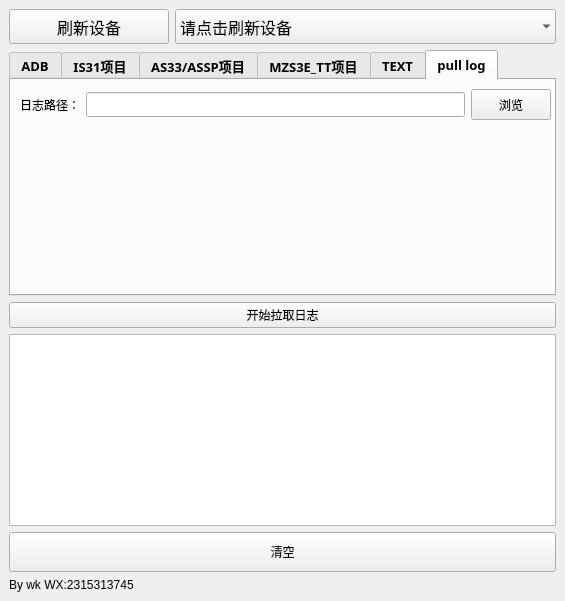
<?xml version="1.0" encoding="UTF-8"?>
<ui version="4.0">
 <author>王克</author>
 <class>MainWindow</class>
 <widget class="QMainWindow" name="MainWindow">
  <property name="geometry">
   <rect>
    <x>0</x>
    <y>0</y>
    <width>565</width>
    <height>601</height>
   </rect>
  </property>
  <property name="sizePolicy">
   <sizepolicy hsizetype="Expanding" vsizetype="Expanding">
    <horstretch>0</horstretch>
    <verstretch>0</verstretch>
   </sizepolicy>
  </property>
  <property name="minimumSize">
   <size>
    <width>509</width>
    <height>600</height>
   </size>
  </property>
  <property name="maximumSize">
   <size>
    <width>16777215</width>
    <height>16777215</height>
   </size>
  </property>
  <property name="font">
   <font>
    <family>Franklin Gothic Medium</family>
   </font>
  </property>
  <property name="acceptDrops">
   <bool>true</bool>
  </property>
  <property name="windowTitle">
   <string>ADBTools</string>
  </property>
  <property name="styleSheet">
   <string notr="true">QPushbutton{
	background-color:#4682b4;
	color:shite;
}
</string>
  </property>
  <property name="iconSize">
   <size>
    <width>16</width>
    <height>16</height>
   </size>
  </property>
  <property name="animated">
   <bool>false</bool>
  </property>
  <widget class="QWidget" name="centralwidget">
   <property name="sizePolicy">
    <sizepolicy hsizetype="Preferred" vsizetype="Preferred">
     <horstretch>0</horstretch>
     <verstretch>0</verstretch>
    </sizepolicy>
   </property>
   <layout class="QVBoxLayout" name="verticalLayout_3">
    <item>
     <layout class="QFormLayout" name="formLayout_3">
      <item row="0" column="0">
       <widget class="QPushButton" name="RefreshButton">
        <property name="sizePolicy">
         <sizepolicy hsizetype="Minimum" vsizetype="Minimum">
          <horstretch>0</horstretch>
          <verstretch>0</verstretch>
         </sizepolicy>
        </property>
        <property name="minimumSize">
         <size>
          <width>160</width>
          <height>35</height>
         </size>
        </property>
        <property name="maximumSize">
         <size>
          <width>16777215</width>
          <height>35</height>
         </size>
        </property>
        <property name="font">
         <font>
          <family>Arial</family>
          <pointsize>12</pointsize>
         </font>
        </property>
        <property name="text">
         <string>刷新设备</string>
        </property>
       </widget>
      </item>
      <item row="0" column="1">
       <widget class="QComboBox" name="ComboxButton">
        <property name="sizePolicy">
         <sizepolicy hsizetype="Minimum" vsizetype="Minimum">
          <horstretch>0</horstretch>
          <verstretch>0</verstretch>
         </sizepolicy>
        </property>
        <property name="minimumSize">
         <size>
          <width>0</width>
          <height>35</height>
         </size>
        </property>
        <property name="maximumSize">
         <size>
          <width>16777215</width>
          <height>35</height>
         </size>
        </property>
        <property name="baseSize">
         <size>
          <width>0</width>
          <height>0</height>
         </size>
        </property>
        <property name="font">
         <font>
          <family>Arial</family>
          <pointsize>12</pointsize>
         </font>
        </property>
        <property name="editable">
         <bool>false</bool>
        </property>
        <property name="currentText">
         <string notr="true">请点击刷新设备</string>
        </property>
        <property name="currentIndex">
         <number>0</number>
        </property>
        <property name="maxVisibleItems">
         <number>60</number>
        </property>
        <property name="iconSize">
         <size>
          <width>16</width>
          <height>16</height>
         </size>
        </property>
        <property name="placeholderText">
         <string/>
        </property>
        <property name="frame">
         <bool>false</bool>
        </property>
        <item>
         <property name="text">
          <string>请点击刷新设备</string>
         </property>
        </item>
       </widget>
      </item>
     </layout>
    </item>
    <item>
     <widget class="QTabWidget" name="tabWidget">
      <property name="enabled">
       <bool>true</bool>
      </property>
      <property name="sizePolicy">
       <sizepolicy hsizetype="Expanding" vsizetype="Preferred">
        <horstretch>0</horstretch>
        <verstretch>1</verstretch>
       </sizepolicy>
      </property>
      <property name="font">
       <font>
        <family>Yu Gothic UI Semibold</family>
        <pointsize>10</pointsize>
        <weight>75</weight>
        <bold>true</bold>
       </font>
      </property>
      <property name="acceptDrops">
       <bool>false</bool>
      </property>
      <property name="styleSheet">
       <string notr="true"/>
      </property>
      <property name="currentIndex">
       <number>5</number>
      </property>
      <property name="iconSize">
       <size>
        <width>20</width>
        <height>20</height>
       </size>
      </property>
      <property name="elideMode">
       <enum>Qt::ElideRight</enum>
      </property>
      <widget class="QWidget" name="ADB">
       <attribute name="title">
        <string>ADB</string>
       </attribute>
       <layout class="QFormLayout" name="formLayout_5">
        <item row="0" column="0" colspan="2">
         <layout class="QGridLayout" name="gridLayout_3">
          <item row="0" column="0">
           <layout class="QGridLayout" name="gridLayout">
            <item row="8" column="0">
             <widget class="QPushButton" name="reboot_adb_service_button">
              <property name="sizePolicy">
               <sizepolicy hsizetype="Expanding" vsizetype="Expanding">
                <horstretch>0</horstretch>
                <verstretch>0</verstretch>
               </sizepolicy>
              </property>
              <property name="font">
               <font>
                <family>Arial</family>
                <pointsize>14</pointsize>
               </font>
              </property>
              <property name="text">
               <string>重启ADB服务</string>
              </property>
             </widget>
            </item>
            <item row="6" column="0">
             <widget class="QPushButton" name="adb_install_button">
              <property name="sizePolicy">
               <sizepolicy hsizetype="Expanding" vsizetype="Expanding">
                <horstretch>0</horstretch>
                <verstretch>0</verstretch>
               </sizepolicy>
              </property>
              <property name="font">
               <font>
                <family>Arial</family>
                <pointsize>14</pointsize>
               </font>
              </property>
              <property name="text">
               <string>安装应用</string>
              </property>
             </widget>
            </item>
            <item row="6" column="1">
             <widget class="QPushButton" name="adb_push_file_button">
              <property name="sizePolicy">
               <sizepolicy hsizetype="Expanding" vsizetype="Expanding">
                <horstretch>0</horstretch>
                <verstretch>0</verstretch>
               </sizepolicy>
              </property>
              <property name="font">
               <font>
                <family>Arial</family>
                <pointsize>12</pointsize>
               </font>
              </property>
              <property name="text">
               <string>Push文件</string>
              </property>
             </widget>
            </item>
            <item row="1" column="1">
             <widget class="QPushButton" name="button_reboot">
              <property name="sizePolicy">
               <sizepolicy hsizetype="Expanding" vsizetype="Expanding">
                <horstretch>0</horstretch>
                <verstretch>0</verstretch>
               </sizepolicy>
              </property>
              <property name="minimumSize">
               <size>
                <width>0</width>
                <height>0</height>
               </size>
              </property>
              <property name="maximumSize">
               <size>
                <width>16777215</width>
                <height>16777215</height>
               </size>
              </property>
              <property name="font">
               <font>
                <family>Arial</family>
                <pointsize>14</pointsize>
               </font>
              </property>
              <property name="toolTip">
               <string/>
              </property>
              <property name="text">
               <string>重启设备</string>
              </property>
             </widget>
            </item>
            <item row="7" column="0">
             <widget class="QPushButton" name="adb_uninstall_button">
              <property name="sizePolicy">
               <sizepolicy hsizetype="Expanding" vsizetype="Expanding">
                <horstretch>0</horstretch>
                <verstretch>0</verstretch>
               </sizepolicy>
              </property>
              <property name="font">
               <font>
                <family>Arial</family>
                <pointsize>14</pointsize>
               </font>
              </property>
              <property name="text">
               <string>卸载应用</string>
              </property>
             </widget>
            </item>
            <item row="7" column="1">
             <widget class="QPushButton" name="start_app">
              <property name="sizePolicy">
               <sizepolicy hsizetype="Expanding" vsizetype="Expanding">
                <horstretch>0</horstretch>
                <verstretch>0</verstretch>
               </sizepolicy>
              </property>
              <property name="font">
               <font>
                <family>Arial</family>
                <pointsize>14</pointsize>
               </font>
              </property>
              <property name="text">
               <string>启动应用</string>
              </property>
             </widget>
            </item>
            <item row="1" column="0">
             <widget class="QPushButton" name="adb_root_button">
              <property name="enabled">
               <bool>true</bool>
              </property>
              <property name="sizePolicy">
               <sizepolicy hsizetype="Expanding" vsizetype="Expanding">
                <horstretch>0</horstretch>
                <verstretch>0</verstretch>
               </sizepolicy>
              </property>
              <property name="minimumSize">
               <size>
                <width>0</width>
                <height>0</height>
               </size>
              </property>
              <property name="maximumSize">
               <size>
                <width>16777215</width>
                <height>16777215</height>
               </size>
              </property>
              <property name="sizeIncrement">
               <size>
                <width>0</width>
                <height>1</height>
               </size>
              </property>
              <property name="baseSize">
               <size>
                <width>0</width>
                <height>0</height>
               </size>
              </property>
              <property name="font">
               <font>
                <family>Arial</family>
                <pointsize>14</pointsize>
               </font>
              </property>
              <property name="text">
               <string>获取Root权限</string>
              </property>
             </widget>
            </item>
            <item row="3" column="0" colspan="2">
             <widget class="QTextEdit" name="Findstr">
              <property name="sizePolicy">
               <sizepolicy hsizetype="Expanding" vsizetype="Expanding">
                <horstretch>0</horstretch>
                <verstretch>0</verstretch>
               </sizepolicy>
              </property>
              <property name="font">
               <font>
                <family>Arial</family>
                <pointsize>11</pointsize>
               </font>
              </property>
              <property name="html">
               <string>&lt;!DOCTYPE HTML PUBLIC &quot;-//W3C//DTD HTML 4.0//EN&quot; &quot;http://www.w3.org/TR/REC-html40/strict.dtd&quot;&gt;
&lt;html&gt;&lt;head&gt;&lt;meta name=&quot;qrichtext&quot; content=&quot;1&quot; /&gt;&lt;style type=&quot;text/css&quot;&gt;
p, li { white-space: pre-wrap; }
&lt;/style&gt;&lt;/head&gt;&lt;body style=&quot; font-family:'Arial'; font-size:11pt; font-weight:400; font-style:normal;&quot;&gt;
&lt;p style=&quot;-qt-paragraph-type:empty; margin-top:0px; margin-bottom:0px; margin-left:0px; margin-right:0px; -qt-block-indent:0; text-indent:0px; font-size:14pt;&quot;&gt;&lt;br /&gt;&lt;/p&gt;&lt;/body&gt;&lt;/html&gt;</string>
              </property>
              <property name="overwriteMode">
               <bool>false</bool>
              </property>
              <property name="placeholderText">
               <string>请输入要过滤的包名</string>
              </property>
             </widget>
            </item>
            <item row="8" column="1">
             <widget class="QPushButton" name="adb_pull_file_button">
              <property name="sizePolicy">
               <sizepolicy hsizetype="Expanding" vsizetype="Expanding">
                <horstretch>0</horstretch>
                <verstretch>0</verstretch>
               </sizepolicy>
              </property>
              <property name="font">
               <font>
                <family>Arial</family>
                <pointsize>14</pointsize>
               </font>
              </property>
              <property name="text">
               <string>Pull文件</string>
              </property>
             </widget>
            </item>
            <item row="4" column="0" colspan="2">
             <widget class="QPushButton" name="list_package_button">
              <property name="sizePolicy">
               <sizepolicy hsizetype="Expanding" vsizetype="Expanding">
                <horstretch>0</horstretch>
                <verstretch>0</verstretch>
               </sizepolicy>
              </property>
              <property name="minimumSize">
               <size>
                <width>0</width>
                <height>0</height>
               </size>
              </property>
              <property name="maximumSize">
               <size>
                <width>16777215</width>
                <height>16777215</height>
               </size>
              </property>
              <property name="font">
               <font>
                <family>Arial</family>
                <pointsize>14</pointsize>
               </font>
              </property>
              <property name="text">
               <string>列出所有包名 findstr ↑</string>
              </property>
             </widget>
            </item>
           </layout>
          </item>
          <item row="0" column="1">
           <layout class="QGridLayout" name="gridLayout_2">
            <item row="1" column="0">
             <widget class="QPushButton" name="input_text_via_adb_button">
              <property name="sizePolicy">
               <sizepolicy hsizetype="Expanding" vsizetype="Expanding">
                <horstretch>0</horstretch>
                <verstretch>1</verstretch>
               </sizepolicy>
              </property>
              <property name="minimumSize">
               <size>
                <width>0</width>
                <height>0</height>
               </size>
              </property>
              <property name="font">
               <font>
                <family>Arial</family>
                <pointsize>14</pointsize>
               </font>
              </property>
              <property name="text">
               <string>Input text</string>
              </property>
             </widget>
            </item>
            <item row="0" column="1">
             <widget class="QPushButton" name="view_apk_path">
              <property name="sizePolicy">
               <sizepolicy hsizetype="Expanding" vsizetype="Expanding">
                <horstretch>0</horstretch>
                <verstretch>1</verstretch>
               </sizepolicy>
              </property>
              <property name="minimumSize">
               <size>
                <width>0</width>
                <height>0</height>
               </size>
              </property>
              <property name="font">
               <font>
                <family>Arial</family>
                <pointsize>12</pointsize>
               </font>
              </property>
              <property name="text">
               <string>adb shell pm path</string>
              </property>
              <property name="default">
               <bool>false</bool>
              </property>
             </widget>
            </item>
            <item row="3" column="1">
             <widget class="QPushButton" name="clear_app_cache_button">
              <property name="sizePolicy">
               <sizepolicy hsizetype="Expanding" vsizetype="Expanding">
                <horstretch>0</horstretch>
                <verstretch>1</verstretch>
               </sizepolicy>
              </property>
              <property name="minimumSize">
               <size>
                <width>0</width>
                <height>0</height>
               </size>
              </property>
              <property name="font">
               <font>
                <family>Arial</family>
                <pointsize>14</pointsize>
               </font>
              </property>
              <property name="text">
               <string>Clear App 缓存</string>
              </property>
             </widget>
            </item>
            <item row="4" column="1">
             <widget class="QPushButton" name="force_stop_app">
              <property name="sizePolicy">
               <sizepolicy hsizetype="Expanding" vsizetype="Expanding">
                <horstretch>0</horstretch>
                <verstretch>1</verstretch>
               </sizepolicy>
              </property>
              <property name="minimumSize">
               <size>
                <width>0</width>
                <height>0</height>
               </size>
              </property>
              <property name="font">
               <font>
                <family>Arial</family>
                <pointsize>14</pointsize>
               </font>
              </property>
              <property name="text">
               <string>Close App</string>
              </property>
             </widget>
            </item>
            <item row="2" column="1">
             <widget class="QPushButton" name="aapt_getpackagename_button">
              <property name="sizePolicy">
               <sizepolicy hsizetype="Minimum" vsizetype="Expanding">
                <horstretch>0</horstretch>
                <verstretch>1</verstretch>
               </sizepolicy>
              </property>
              <property name="minimumSize">
               <size>
                <width>0</width>
                <height>0</height>
               </size>
              </property>
              <property name="font">
               <font>
                <family>Arial</family>
                <pointsize>12</pointsize>
               </font>
              </property>
              <property name="text">
               <string>获取apk文件的包名</string>
              </property>
             </widget>
            </item>
            <item row="0" column="0">
             <widget class="QPushButton" name="get_screenshot_button">
              <property name="sizePolicy">
               <sizepolicy hsizetype="Expanding" vsizetype="Expanding">
                <horstretch>0</horstretch>
                <verstretch>1</verstretch>
               </sizepolicy>
              </property>
              <property name="minimumSize">
               <size>
                <width>0</width>
                <height>0</height>
               </size>
              </property>
              <property name="font">
               <font>
                <family>Arial</family>
                <pointsize>14</pointsize>
               </font>
              </property>
              <property name="text">
               <string>Screen</string>
              </property>
             </widget>
            </item>
            <item row="1" column="1">
             <widget class="QPushButton" name="get_running_app_info_button">
              <property name="sizePolicy">
               <sizepolicy hsizetype="Expanding" vsizetype="Expanding">
                <horstretch>0</horstretch>
                <verstretch>1</verstretch>
               </sizepolicy>
              </property>
              <property name="minimumSize">
               <size>
                <width>0</width>
                <height>0</height>
               </size>
              </property>
              <property name="font">
               <font>
                <family>Arial</family>
                <pointsize>14</pointsize>
               </font>
              </property>
              <property name="text">
               <string>获取应用版本号</string>
              </property>
             </widget>
            </item>
            <item row="4" column="0">
             <widget class="QPushButton" name="app_package_and_activity">
              <property name="sizePolicy">
               <sizepolicy hsizetype="Expanding" vsizetype="Expanding">
                <horstretch>0</horstretch>
                <verstretch>1</verstretch>
               </sizepolicy>
              </property>
              <property name="minimumSize">
               <size>
                <width>0</width>
                <height>0</height>
               </size>
              </property>
              <property name="font">
               <font>
                <family>Arial</family>
                <pointsize>12</pointsize>
               </font>
              </property>
              <property name="text">
               <string>获取包名和活动页名</string>
              </property>
             </widget>
            </item>
            <item row="2" column="0">
             <widget class="QPushButton" name="pull_log_without_clear">
              <property name="sizePolicy">
               <sizepolicy hsizetype="Expanding" vsizetype="Expanding">
                <horstretch>0</horstretch>
                <verstretch>1</verstretch>
               </sizepolicy>
              </property>
              <property name="minimumSize">
               <size>
                <width>0</width>
                <height>0</height>
               </size>
              </property>
              <property name="font">
               <font>
                <family>Arial</family>
                <pointsize>14</pointsize>
               </font>
              </property>
              <property name="text">
               <string>Pull all log</string>
              </property>
             </widget>
            </item>
            <item row="3" column="0">
             <widget class="QPushButton" name="pull_log_with_clear_button">
              <property name="sizePolicy">
               <sizepolicy hsizetype="Expanding" vsizetype="Expanding">
                <horstretch>0</horstretch>
                <verstretch>1</verstretch>
               </sizepolicy>
              </property>
              <property name="minimumSize">
               <size>
                <width>0</width>
                <height>0</height>
               </size>
              </property>
              <property name="font">
               <font>
                <family>Arial</family>
                <pointsize>14</pointsize>
               </font>
              </property>
              <property name="text">
               <string>Clear-Pull log</string>
              </property>
             </widget>
            </item>
           </layout>
          </item>
         </layout>
        </item>
       </layout>
      </widget>
      <widget class="QWidget" name="ADB_02">
       <property name="enabled">
        <bool>true</bool>
       </property>
       <attribute name="title">
        <string>IS31项目</string>
       </attribute>
       <layout class="QFormLayout" name="formLayout_4">
        <item row="0" column="0">
         <widget class="QPushButton" name="switch_vr_env_button">
          <property name="minimumSize">
           <size>
            <width>170</width>
            <height>50</height>
           </size>
          </property>
          <property name="maximumSize">
           <size>
            <width>16777215</width>
            <height>16777215</height>
           </size>
          </property>
          <property name="font">
           <font>
            <family>Arial</family>
            <pointsize>14</pointsize>
           </font>
          </property>
          <property name="text">
           <string>切换VR环境</string>
          </property>
         </widget>
        </item>
        <item row="1" column="0">
         <widget class="QPushButton" name="VR_nework_check_button">
          <property name="minimumSize">
           <size>
            <width>170</width>
            <height>0</height>
           </size>
          </property>
          <property name="maximumSize">
           <size>
            <width>16777215</width>
            <height>16777215</height>
           </size>
          </property>
          <property name="font">
           <font>
            <family>Arial</family>
            <pointsize>14</pointsize>
           </font>
          </property>
          <property name="text">
           <string>VR网络环境检查</string>
          </property>
         </widget>
        </item>
        <item row="2" column="0">
         <widget class="QPushButton" name="activate_VR_button">
          <property name="sizePolicy">
           <sizepolicy hsizetype="Minimum" vsizetype="Fixed">
            <horstretch>0</horstretch>
            <verstretch>0</verstretch>
           </sizepolicy>
          </property>
          <property name="minimumSize">
           <size>
            <width>170</width>
            <height>0</height>
           </size>
          </property>
          <property name="maximumSize">
           <size>
            <width>16777215</width>
            <height>16777215</height>
           </size>
          </property>
          <property name="font">
           <font>
            <family>Arial</family>
            <pointsize>14</pointsize>
           </font>
          </property>
          <property name="text">
           <string>调起VR</string>
          </property>
         </widget>
        </item>
        <item row="3" column="0">
         <widget class="QPushButton" name="enter_engineering_mode_button">
          <property name="minimumSize">
           <size>
            <width>170</width>
            <height>0</height>
           </size>
          </property>
          <property name="font">
           <font>
            <family>Arial</family>
            <pointsize>14</pointsize>
           </font>
          </property>
          <property name="text">
           <string>进入工程模式</string>
          </property>
         </widget>
        </item>
        <item row="4" column="0">
         <widget class="QPushButton" name="upgrade_page_button_2">
          <property name="sizePolicy">
           <sizepolicy hsizetype="Minimum" vsizetype="Fixed">
            <horstretch>0</horstretch>
            <verstretch>0</verstretch>
           </sizepolicy>
          </property>
          <property name="minimumSize">
           <size>
            <width>170</width>
            <height>0</height>
           </size>
          </property>
          <property name="maximumSize">
           <size>
            <width>300</width>
            <height>50</height>
           </size>
          </property>
          <property name="font">
           <font>
            <family>Arial</family>
            <pointsize>14</pointsize>
           </font>
          </property>
          <property name="text">
           <string>调起延峰升级页面</string>
          </property>
         </widget>
        </item>
       </layout>
      </widget>
      <widget class="QWidget" name="tab">
       <attribute name="title">
        <string>AS33/ASSP项目</string>
       </attribute>
       <layout class="QFormLayout" name="formLayout_2">
        <item row="0" column="0">
         <widget class="QPushButton" name="upgrade_page_button">
          <property name="sizePolicy">
           <sizepolicy hsizetype="Minimum" vsizetype="Fixed">
            <horstretch>0</horstretch>
            <verstretch>0</verstretch>
           </sizepolicy>
          </property>
          <property name="minimumSize">
           <size>
            <width>200</width>
            <height>0</height>
           </size>
          </property>
          <property name="maximumSize">
           <size>
            <width>300</width>
            <height>50</height>
           </size>
          </property>
          <property name="font">
           <font>
            <family>Arial</family>
            <pointsize>14</pointsize>
           </font>
          </property>
          <property name="text">
           <string>调起延峰升级页面</string>
          </property>
         </widget>
        </item>
        <item row="1" column="0">
         <widget class="QPushButton" name="skipping_powerlimit_button">
          <property name="sizePolicy">
           <sizepolicy hsizetype="Minimum" vsizetype="Minimum">
            <horstretch>0</horstretch>
            <verstretch>0</verstretch>
           </sizepolicy>
          </property>
          <property name="minimumSize">
           <size>
            <width>200</width>
            <height>0</height>
           </size>
          </property>
          <property name="maximumSize">
           <size>
            <width>300</width>
            <height>150</height>
           </size>
          </property>
          <property name="font">
           <font>
            <family>Arial</family>
            <pointsize>12</pointsize>
           </font>
          </property>
          <property name="text">
           <string>跳过升级时的电源
模式与挡位限制</string>
          </property>
          <property name="checkable">
           <bool>false</bool>
          </property>
          <property name="autoDefault">
           <bool>false</bool>
          </property>
         </widget>
        </item>
        <item row="3" column="0">
         <widget class="QPushButton" name="open_update_page_button">
          <property name="minimumSize">
           <size>
            <width>200</width>
            <height>0</height>
           </size>
          </property>
          <property name="maximumSize">
           <size>
            <width>16777215</width>
            <height>50</height>
           </size>
          </property>
          <property name="font">
           <font>
            <family>Agency FB</family>
            <pointsize>12</pointsize>
           </font>
          </property>
          <property name="text">
           <string>调起资源升级页面</string>
          </property>
         </widget>
        </item>
        <item row="2" column="0">
         <widget class="QPushButton" name="AS33_CR_enter_engineering_mode_button">
          <property name="minimumSize">
           <size>
            <width>200</width>
            <height>0</height>
           </size>
          </property>
          <property name="maximumSize">
           <size>
            <width>16777215</width>
            <height>50</height>
           </size>
          </property>
          <property name="font">
           <font>
            <family>Arial Rounded MT Bold</family>
            <pointsize>12</pointsize>
           </font>
          </property>
          <property name="text">
           <string>AS33_CR进入工程模式</string>
          </property>
         </widget>
        </item>
       </layout>
      </widget>
      <widget class="QWidget" name="tab_2">
       <attribute name="title">
        <string>MZS3E_TT项目</string>
       </attribute>
       <layout class="QFormLayout" name="formLayout_6">
        <item row="0" column="0">
         <widget class="QPushButton" name="MZS3E_TT_enter_engineering_mode_button">
          <property name="sizePolicy">
           <sizepolicy hsizetype="Minimum" vsizetype="Minimum">
            <horstretch>0</horstretch>
            <verstretch>0</verstretch>
           </sizepolicy>
          </property>
          <property name="minimumSize">
           <size>
            <width>170</width>
            <height>0</height>
           </size>
          </property>
          <property name="maximumSize">
           <size>
            <width>300</width>
            <height>50</height>
           </size>
          </property>
          <property name="font">
           <font>
            <family>Arial</family>
            <pointsize>16</pointsize>
           </font>
          </property>
          <property name="text">
           <string>进入工程模式</string>
          </property>
          <property name="checkable">
           <bool>false</bool>
          </property>
          <property name="autoDefault">
           <bool>false</bool>
          </property>
         </widget>
        </item>
        <item row="1" column="0">
         <widget class="QPushButton" name="MZS3E_TT">
          <property name="sizePolicy">
           <sizepolicy hsizetype="Minimum" vsizetype="Minimum">
            <horstretch>0</horstretch>
            <verstretch>0</verstretch>
           </sizepolicy>
          </property>
          <property name="minimumSize">
           <size>
            <width>170</width>
            <height>0</height>
           </size>
          </property>
          <property name="maximumSize">
           <size>
            <width>300</width>
            <height>50</height>
           </size>
          </property>
          <property name="font">
           <font>
            <family>Arial</family>
            <pointsize>14</pointsize>
           </font>
          </property>
          <property name="text">
           <string>调起延峰升级页面</string>
          </property>
         </widget>
        </item>
       </layout>
      </widget>
      <widget class="QWidget" name="text">
       <attribute name="title">
        <string>TEXT</string>
       </attribute>
       <layout class="QFormLayout" name="formLayout">
        <item row="0" column="0" colspan="2">
         <widget class="QTextBrowser" name="textBrowser_2">
          <property name="font">
           <font>
            <family>Franklin Gothic Medium</family>
            <pointsize>16</pointsize>
           </font>
          </property>
          <property name="acceptDrops">
           <bool>false</bool>
          </property>
          <property name="html">
           <string>&lt;!DOCTYPE HTML PUBLIC &quot;-//W3C//DTD HTML 4.0//EN&quot; &quot;http://www.w3.org/TR/REC-html40/strict.dtd&quot;&gt;
&lt;html&gt;&lt;head&gt;&lt;meta name=&quot;qrichtext&quot; content=&quot;1&quot; /&gt;&lt;style type=&quot;text/css&quot;&gt;
p, li { white-space: pre-wrap; }
&lt;/style&gt;&lt;/head&gt;&lt;body style=&quot; font-family:'Franklin Gothic Medium'; font-size:16pt; font-weight:400; font-style:normal;&quot;&gt;
&lt;p style=&quot; margin-top:0px; margin-bottom:0px; margin-left:0px; margin-right:0px; -qt-block-indent:0; text-indent:0px;&quot;&gt;adb root&lt;/p&gt;
&lt;p style=&quot; margin-top:0px; margin-bottom:0px; margin-left:0px; margin-right:0px; -qt-block-indent:0; text-indent:0px;&quot;&gt;adb remount remount&lt;/p&gt;
&lt;p style=&quot; margin-top:0px; margin-bottom:0px; margin-left:0px; margin-right:0px; -qt-block-indent:0; text-indent:0px;&quot;&gt;adb shell &amp;quot;setprop bmi.service.adb.root 1&amp;quot;&lt;/p&gt;&lt;/body&gt;&lt;/html&gt;</string>
          </property>
         </widget>
        </item>
       </layout>
      </widget>
      <widget class="QWidget" name="pul_log">
       <attribute name="title">
        <string>pull log</string>
       </attribute>
       <widget class="QWidget" name="">
        <property name="geometry">
         <rect>
          <x>9</x>
          <y>9</y>
          <width>531</width>
          <height>31</height>
         </rect>
        </property>
        <layout class="QHBoxLayout" name="horizontalLayout">
         <item>
          <widget class="QLabel" name="label_log_path">
           <property name="minimumSize">
            <size>
             <width>0</width>
             <height>25</height>
            </size>
           </property>
           <property name="text">
            <string>日志路径：</string>
           </property>
          </widget>
         </item>
         <item>
          <widget class="QLineEdit" name="inputbox_log_path">
           <property name="minimumSize">
            <size>
             <width>0</width>
             <height>25</height>
            </size>
           </property>
          </widget>
         </item>
         <item>
          <widget class="QPushButton" name="browse_log_save_path_button">
           <property name="sizePolicy">
            <sizepolicy hsizetype="Minimum" vsizetype="Minimum">
             <horstretch>0</horstretch>
             <verstretch>0</verstretch>
            </sizepolicy>
           </property>
           <property name="minimumSize">
            <size>
             <width>50</width>
             <height>25</height>
            </size>
           </property>
           <property name="text">
            <string>浏览</string>
           </property>
          </widget>
         </item>
        </layout>
       </widget>
      </widget>
     </widget>
    </item>
    <item>
     <widget class="QPushButton" name="pull_log_button">
      <property name="text">
       <string>开始拉取日志</string>
      </property>
     </widget>
    </item>
    <item>
     <widget class="QTextBrowser" name="textBrowser">
      <property name="enabled">
       <bool>true</bool>
      </property>
      <property name="sizePolicy">
       <sizepolicy hsizetype="Minimum" vsizetype="Minimum">
        <horstretch>0</horstretch>
        <verstretch>1</verstretch>
       </sizepolicy>
      </property>
      <property name="minimumSize">
       <size>
        <width>0</width>
        <height>0</height>
       </size>
      </property>
      <property name="font">
       <font>
        <family>Franklin Gothic Medium</family>
        <pointsize>14</pointsize>
       </font>
      </property>
      <property name="acceptDrops">
       <bool>true</bool>
      </property>
      <property name="tabChangesFocus">
       <bool>false</bool>
      </property>
      <property name="readOnly">
       <bool>false</bool>
      </property>
     </widget>
    </item>
    <item>
     <widget class="QPushButton" name="Cleartextbutton">
      <property name="sizePolicy">
       <sizepolicy hsizetype="Minimum" vsizetype="Minimum">
        <horstretch>0</horstretch>
        <verstretch>0</verstretch>
       </sizepolicy>
      </property>
      <property name="minimumSize">
       <size>
        <width>0</width>
        <height>40</height>
       </size>
      </property>
      <property name="text">
       <string>清空</string>
      </property>
     </widget>
    </item>
    <item>
     <widget class="QLabel" name="label">
      <property name="sizePolicy">
       <sizepolicy hsizetype="Maximum" vsizetype="Maximum">
        <horstretch>0</horstretch>
        <verstretch>0</verstretch>
       </sizepolicy>
      </property>
      <property name="maximumSize">
       <size>
        <width>398</width>
        <height>28</height>
       </size>
      </property>
      <property name="text">
       <string>By wk WX:2315313745</string>
      </property>
     </widget>
    </item>
   </layout>
  </widget>
 </widget>
 <resources/>
 <connections>
  <connection>
   <sender>Cleartextbutton</sender>
   <signal>clicked()</signal>
   <receiver>textBrowser</receiver>
   <slot>clear()</slot>
   <hints>
    <hint type="sourcelabel">
     <x>273</x>
     <y>754</y>
    </hint>
    <hint type="destinationlabel">
     <x>423</x>
     <y>602</y>
    </hint>
   </hints>
  </connection>
 </connections>
</ui>
